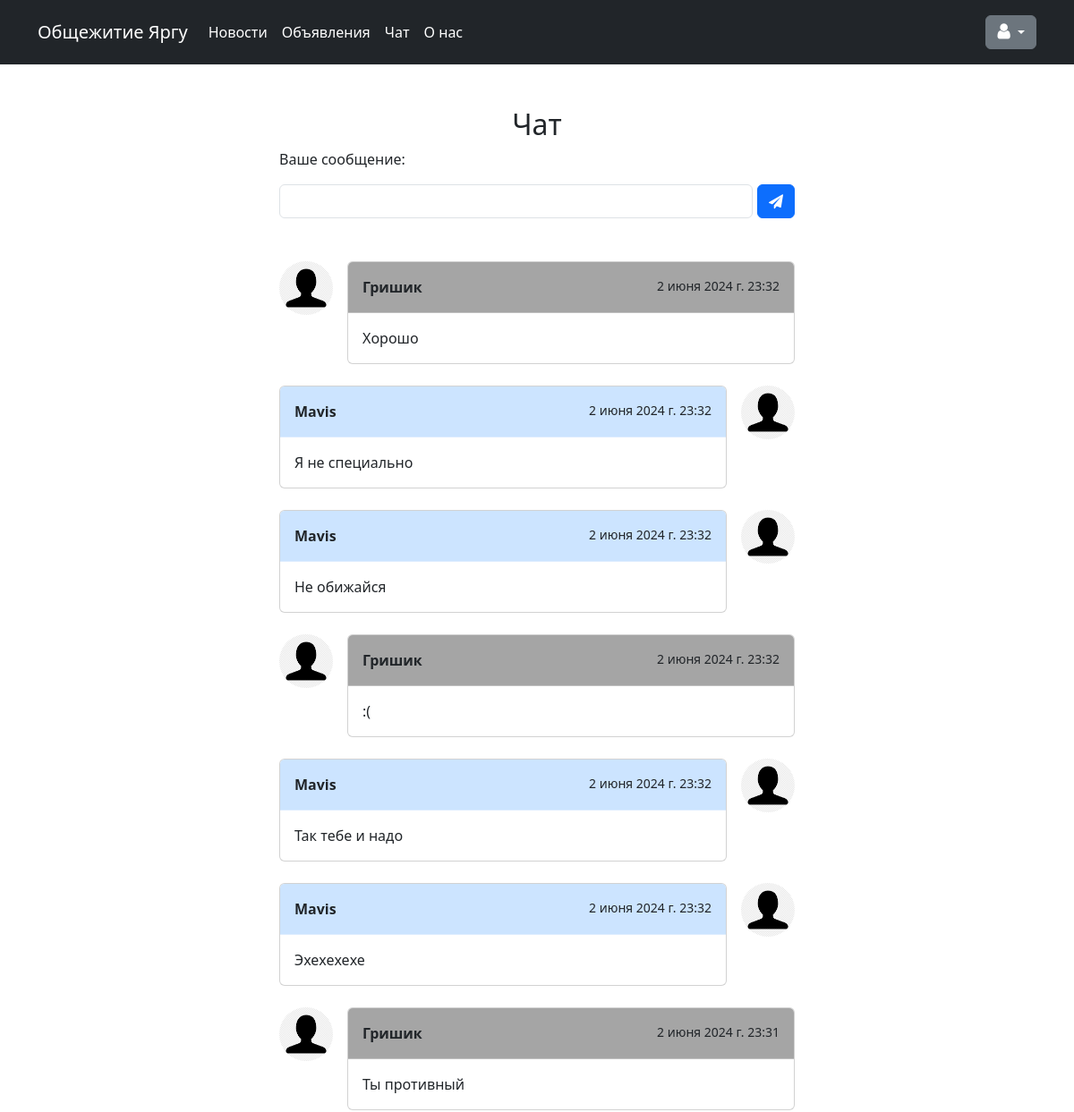
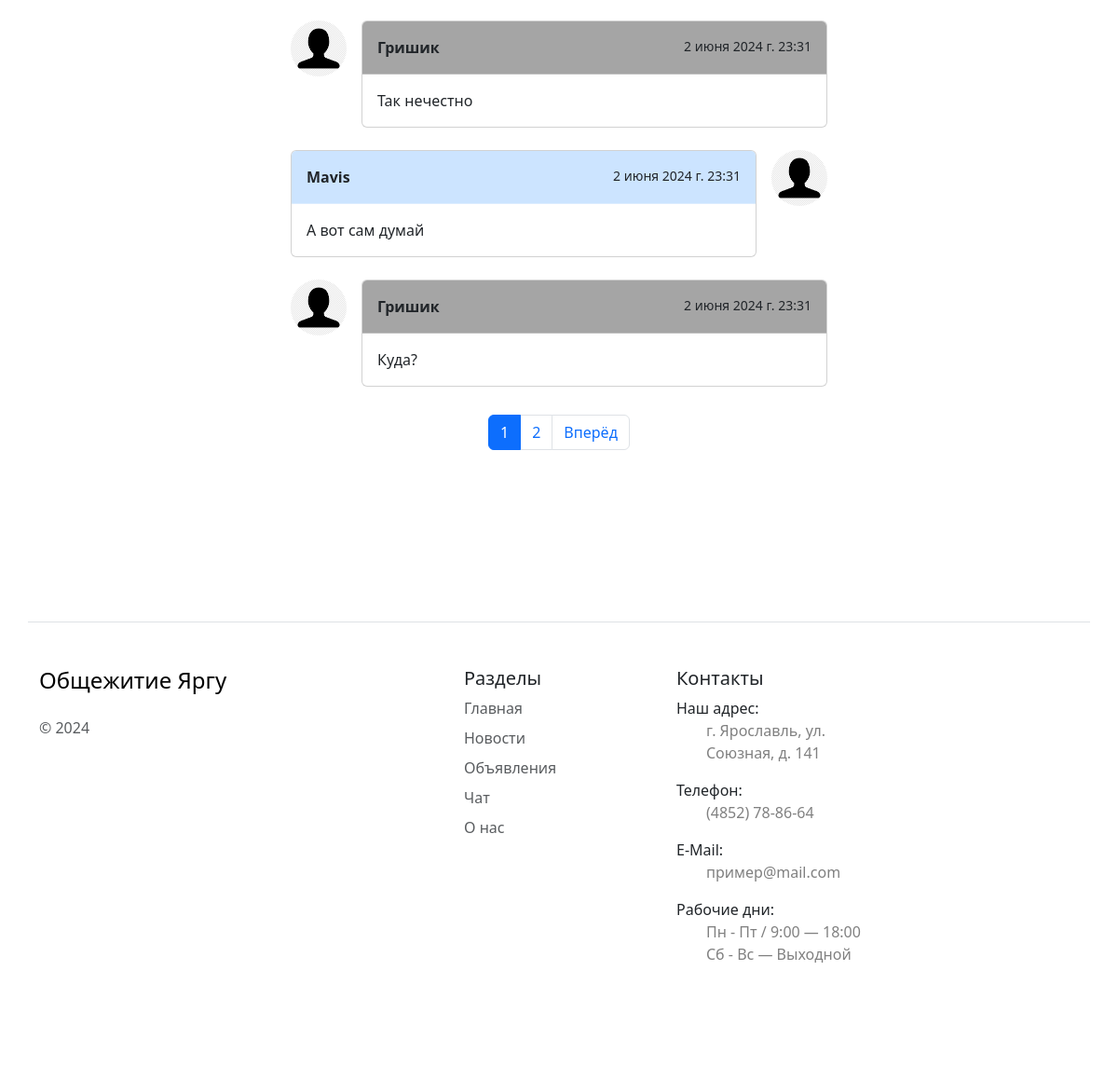
/blockAuthenticated/block_chat/83/ (signed in), run on the app's committed database (2 pictures, top to bottom).
### hostel/models.py (models this page shows, shortened)
class BlockMessages(models.Model):
    block = models.ForeignKey(Block, on_delete=models.CASCADE, verbose_name='Блок', default='')
    user = models.ForeignKey(User, on_delete=models.CASCADE, verbose_name='Пользователь')
    text = models.TextField(verbose_name='Текст')
    date_added = models.DateTimeField(auto_now_add=True, verbose_name='Дата')
    class Meta:
        verbose_name = 'Сообщение блока'
        verbose_name_plural = 'Сообщения блока'
        ordering = ['-date_added']

### hostel/views.py (the view, shortened to what this page needs)
# urls.py: path('blockAuthenticated/block_chat/<str:slug>/', BlockChatView.as_view(), name='block_chat'),
class BlockChatView(LoginRequiredMixin, DetailView):
    login_url = '/login/'
    redirect_field_name = 'login'
    model = Block
    template_name = 'hostel/block_chat.html'
    def get(self, request, *args, **kwargs):
        block = self.get_object()
        if request.user in block.user.all():
            block_messages = block.blockmessages_set.all()
            paginator = Paginator(block_messages, 10)
            page_number = request.GET.get("page")
            page_obj = paginator.get_page(page_number)
            context = {
                "page_obj": page_obj,
            }
            return render(request, 'hostel/block_chat.html', context=context)
        else:
            raise Http404

### hostel/context_processors.py (called while the page is built)
def single_well_info(request):
    blocks = Block.objects.all()
    k = 0
    for block in blocks:
        if request.user in block.user.all():
            k += 1
            return {'in_block': 1, 'block_slug': block.slug}
    if k == 0:
        return {'in_block': 0}

### hostel/templates/hostel/block_chat.html (shortened to what this page needs)
{% extends 'base.html' %}
{% load static %}
{% block content %}
<head>
</head>
<div style="text-align: center; margin: 0 20% 0 20%">
    <h2>Чат</h2>
    <p style="text-align: left">Ваше сообщение:</p>
    <div style="display:flex">
        <input type="text" id="id_message_send_input" name="text" class="form-control">
        <button type="submit" id="id_message_send_button" class="btn btn-primary btn-block" style="margin-left: 5px"><i class="fa fa-paper-plane" aria-hidden="true"></i></button>
    </div>
    <br><br>
</div>
<div id="chat-messages" style="margin: 0 20% 0 20%">
    {% for message in page_obj %}
        <ul class="list-unstyled text-white">
            {% if request.user == message.user %}
                <li class="d-flex justify-content-between mb-4">
                      <div class="card mask-custom w-100">
                          <div class="card-header d-flex justify-content-between p-3" style="border-bottom: 1px solid rgba(255,255,255,.3); background-color: #cce4ff">
                              <p class="fw-bold mb-0">{{ message.user }}</p>
                              <p class="small mb-0"> {{ message.date_added }}</p>
                          </div>
                          <div class="card-body">
                              <p class="mb-0">{{ message.text }}</p>
                          </div>
                        </div>
                        <img src="{% static "images/img_1.png" %}" alt="avatar"
                            class="rounded-circle d-flex align-self-start ms-3 shadow-1-strong" width="60">
                </li>
            {% else %}
                <li class="d-flex justify-content-between mb-4">
                    <img src="{% static "images/img_1.png" %}" alt="avatar"
                        class="rounded-circle d-flex align-self-start me-3" width="60">
                    <div class="card mask-custom w-100">
                        <div class="card-header d-flex justify-content-between p-3" style="border-bottom: 1px solid rgba(255,255,255,.3); background-color:  #A5A5A5">
                            <p class="fw-bold mb-0">{{ message.user }}</p>
                            <p class="small mb-0"> {{ message.date_added }}</p>
                        </div>
                        <div class="card-body">
                            <p class="mb-0">{{ message.text }}</p>
                        </div>
                    </div>
                </li>
            {% endif %}
        </ul>
    {% endfor %}
    {% if page_obj.has_next %}
        {% include 'include/paginator.html' %}
    {% elif page_obj.has_previous %}
        {% include 'include/paginator.html' %}
    {% endif %}
</div>
{% endblock %}

### templates/base.html (style rules this page uses)
ul { list-style: none; }

### data on the page
BlockMessages: user "Гришик", date_added "2 июня 2024 г. 23:32", text "Хорошо"
BlockMessages: user "Mavis", date_added "2 июня 2024 г. 23:32", text "Я не специально"
BlockMessages: user "Mavis", date_added "2 июня 2024 г. 23:32", text "Не обижайся"
BlockMessages: user "Гришик", date_added "2 июня 2024 г. 23:32", text ":("
BlockMessages: user "Mavis", date_added "2 июня 2024 г. 23:32", text "Так тебе и надо"
BlockMessages: user "Mavis", date_added "2 июня 2024 г. 23:32", text "Эхехехехе"
BlockMessages: user "Гришик", date_added "2 июня 2024 г. 23:31", text "Ты противный"
BlockMessages: user "Гришик", date_added "2 июня 2024 г. 23:31", text "Так нечестно"
BlockMessages: user "Mavis", date_added "2 июня 2024 г. 23:31", text "А вот сам думай"
BlockMessages: user "Гришик", date_added "2 июня 2024 г. 23:31", text "Куда?"

### other printed values
{{ p }} "1"
{{ p }} "2"
